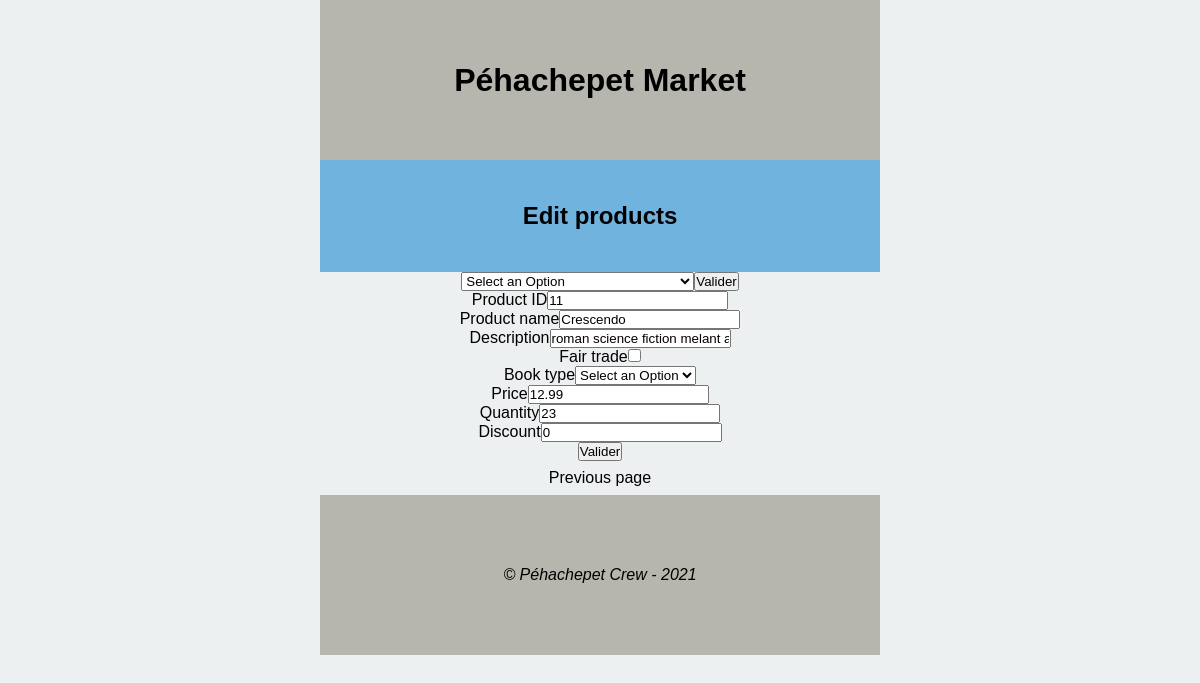
The app's page /admin/update.php?list=11, older data.
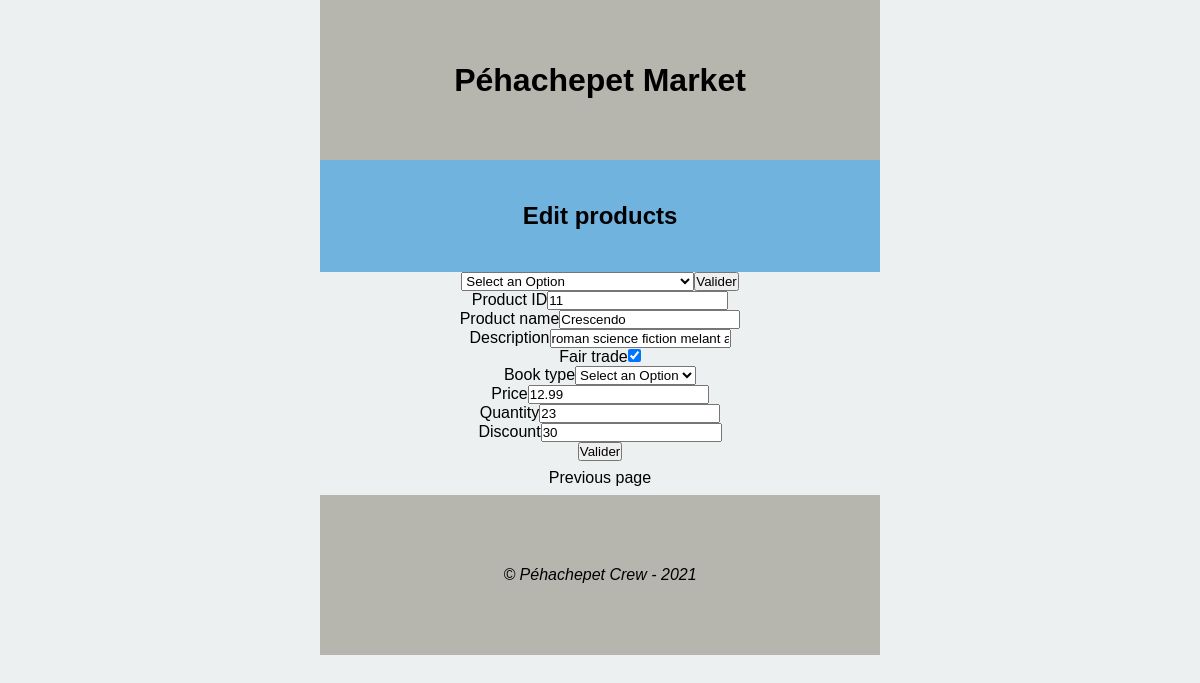
The same page, newer data.
### tables this page shows
CREATE TABLE Product (
    idProduct       INT  (3)  PRIMARY KEY,
    nameProduct     CHAR (50) NOT NULL,
    description     TEXT (200),
    fairtrade       BOOLEAN      NOT NULL,
    typeId          INT  (3)  NOT NULL,
    price           FLOAT(5)  NOT NULL,
    stock           INT  (3)  NOT NULL,
    discount        INT (2),
    FOREIGN KEY (typeId)  REFERENCES CategorieProd (typeId)
);

### admin/update.php (the view, shortened to what this page needs)
<?php
    try{
        require("../included/dbconnect.php");
        require("../misc/formbuilder.php");
        $form = new formbuilder();
        $booksTable="";
        $bookTypes="";
        $idProduct = "";
        $nameProduct ="" ;
        $description = "";
        $price = "";
        $stock = "";
        $typeId ="";
        $fairtrade ="";
        $discount ="";
        $sql = "SELECT * FROM Product ";
        $result = $dbh->query($sql);
        while ( ($entry = $result->fetch(PDO::FETCH_GROUP)) != FALSE) {
            $booksTable .= '<option value='.$entry['idProduct'].'>'.$entry['nameProduct'].'</option>';
        }
        $sql = "SELECT name, typeId FROM CategorieProd";
        $result = $dbh->query($sql);
        while ( ($oneType = $result->fetch(PDO::FETCH_ASSOC)) != FALSE) {
            $bookTypes .= '<option value ='.$oneType['typeId'].' >' .$oneType['name']. '</option>';
        };
    }catch(Exception $e){
        echo '<!DOCTYPE html>';
        echo '<html lang="fr"><head>';
        echo '<meta charset="utf-8">';
        echo '<title>Problème rencontré</title>';
        echo '</head><body>';
        echo '</body></html>';
        die;
    }
?>
<!DOCTYPE html>
<html lang="fr">
    <head>
        <link rel="stylesheet" type="text/css" href="../css/styles.css">
    </head>
    <body>
        <main>
            <article>
                <header class="sub-banner">
                    <h2>Edit products</h2>
                </header>
                <section>
                    <div class="operation">
                        <?php
                            echo $form->getSelect($booksTable);
                            $selectedBook = (string)filter_input(INPUT_GET,'list',FILTER_SANITIZE_FULL_SPECIAL_CHARS);
                            $sql = "SELECT * FROM Product WHERE idProduct='$selectedBook'";
                            $result = $dbh->query($sql);
                            while ( ($entry = $result->fetch(PDO::FETCH_GROUP)) != FALSE) {
                                $idProduct .= $entry['idProduct'];
                                $nameProduct .= $entry['nameProduct'];
                                $description .= $entry['description'];
                                $price .= $entry['price'];
                                $stock .= $entry['stock'];
                                $typeId .= $entry['typeId'];
                                $fairtrade .= $entry['fairtrade'];
                                $discount .= $entry['discount'];
                            }
                            echo $form->editBook($bookTypes, $idProduct,$nameProduct,$description,$fairtrade,$typeId,$price,$stock,$discount);
                        ?>
                    </div>
                </section>
                <ul>
                    <li class="back"><a href="../admin.php">Previous page</a></li>
                </ul>
            </article>
        </main>
    </body>
</html>

### misc/formbuilder.php (shortened to what this page needs)
<?php
class formBuilder{
    public function getSelect($list){
        $output = "";
            $output .= "<form action='' method='GET'>";
            $output .= "<select name= 'list' >";
            $output .= "<option value='none' selected disabled hidden>Select an Option</option>";
            $output .= "echo $list;";
            $output .= "</select>";
            $output .=  "<button type='submit'>Valider</button>";
            $output .=  "</form>";
       return $output;
    }
    public function editBook($typesTable, $idProduct,$nameProduct,$description,$fairtrade,$typeId,$price,$stock,$discount){
        $output = "";
        $output .= "<form action='' method='POST'>";
        $output .= "<label for='idProduct'>Product ID</label><input type='text' id='' name='idProduct' value='$idProduct' required><br>";
        $output .= "<label for='nameProduct'>Product name</label><input type='text' id='' name='nameProduct' value='$nameProduct' required><br>";
        $output .= "<label for='description'>Description</label><input type='text' id='' name='description' value='$description' required><br>";
        if($fairtrade!=0){
            $output .= "<label for='fairtrade'>Fair trade</label><input type='checkbox' id='' name='fairtrade' checked><br>";
        }else{
            $output .= "<label for='fairtrade'>Fair trade</label><input type='checkbox' id='' name='fairtrade'><br>";
        }
        $output .= "<label for='types'>Book type</label><select name='types' value='$typeId'>";
        $output .= "<option value='none' selected disabled hidden>Select an Option</option>";
        $output .= "echo $typesTable";
        $output .= "</select><br>";
        $output .= "<label for='stock'>Price</label><input type='text' id='' name='price' value='$price' required><br>";
        $output .= "<label for='stock'>Quantity</label><input type='text' id='' name='stock' value='$stock'  required><br>";
        $output .= "<label for='discount'>Discount</label><input type='text' id='' name='discount' value='$discount' ><br>";
        $output .=  "<button type='submit'>Valider</button>";
        $output .=  "</form>";
       return $output;
    }
}
?>

### css/styles.css (style rules this page uses)
:root { --light: rgb(236, 240, 241); --medium: rgb(112, 179, 223); --dark: rgb(182, 182, 174); --hover: rgb(114, 119, 150); --red: rgba(179, 77, 77, 0.8); }
* { box-sizing: border-box; padding-top: none; padding-bottom: none; margin:0; padding:0; }
body { background-color: var(--light); font-family: arial; text-align: center; margin-left: 20em; margin-right: 20em; }
#banner, .sub-banner, footer { background-color: var(--dark); height:10em; display: flex; justify-content: center; align-items: center; }
.sub-banner { background-color: var(--medium); height: 7em; }
li { list-style-type: none; padding: 0.5em; }
a { text-decoration: none; color: black; }

Row changes from the older to the newer data that the page shows:
changed product "Crescendo": discount "0" → "30"; fairtrade 0 → 1 (drawn)
Text that changed along with them:
form field fairtrade: (not shown) → "☑"
form field fairtrade: "☐" → (not shown)
